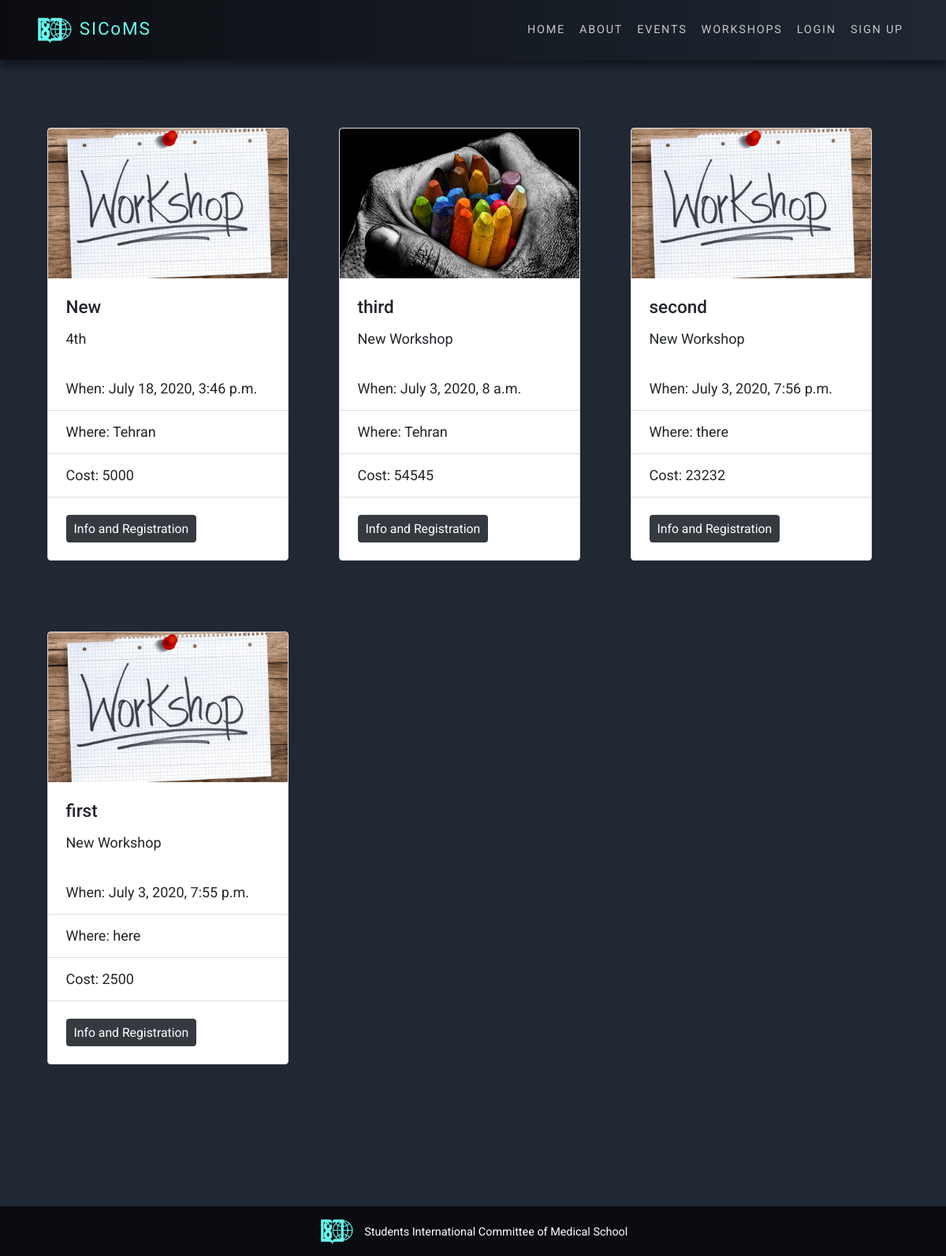
Page /workshops/ on the committed database.
### workshops/models.py (models this page shows, shortened)
class Workshop(models.Model):
    title = models.CharField(max_length=500)
    summary = models.CharField(default="New Workshop", max_length=2000)
    description = models.TextField()
    photo = models.ImageField(default='workshop_default.png',
                              upload_to='workshop_pics')
    when = models.DateTimeField()
    where = models.CharField(max_length=500)
    duration = models.CharField(max_length=50, default="2 hrs")
    cost = models.BigIntegerField()
    date_posted = models.DateTimeField(default=timezone.now)

### workshops/views.py (the view)
# urls.py: path('', views.WorkshopListView.as_view(), name='workshops-home'),
class WorkshopListView(ListView):
    model = Workshop
    context_object_name = 'workshops'
    ordering = ['-date_posted']
    paginate_by = 6

### workshops/templates/workshops/workshop_list.html (shortened to what this page needs)
{% extends "homepage/base.html" %}
{% load static %}
{% block content %}
    {% for workshop in workshops %}
        {% if forloop.first %}<div class="row mb-5">{% endif %}
        <div class="col-md-4 my-3">
            <div class="card" style="width: 17rem;">
                <img class="card-img-top" src="{{ workshop.photo.url }}" alt="Card image cap">
                <div class="card-body">
                  <h5 class="card-title">{{ workshop.title }}</h5>
                  <p class="card-text">{{ workshop.summary }}</p>
                </div>
                <ul class="list-group list-group-flush">
                  <li class="list-group-item">When: {{ workshop.when }}</li>
                  <li class="list-group-item">Where: {{ workshop.where }}</li>
                  <li class="list-group-item">Cost: {{ workshop.cost }}</li>
                </ul>
                <div class="card-body">
                  <a href="{% url 'workshop-detail' workshop.id %}" class="btn btn-dark btn-sm">Info and Registration</a>
                </div>
              </div>
        </div>
        {% if forloop.counter|divisibleby:3 %}</div><div class="row">{% endif %}
        {% if forloop.last %}</div>{% endif %}
    {% endfor %}
{% endblock content %}

### homepage/templates/homepage/base.html (shortened to what this page needs)
{% load static %}
<!DOCTYPE html>
<html lang="en">
<head>
	<link rel="stylesheet" href="{% static 'homepage/css/bootstrap.min.css' %}">
	<link rel="stylesheet" href="{% static 'homepage/css/style.css' %}">
	<link rel="stylesheet" href="{% static 'homepage/css/article-styles.css' %}">
</head>
<body style="background-color: #1f2833;">
		{% block home %}
			<nav class="navbar bg-dark navbar-dark navbar-expand-lg fixed-top">
				<div class="container">
					<a href="{% url 'homepage-home' %}" class="navbar-brand"><img
						src="{% static 'homepage/images/logo_.png' %}" alt="" class="mr-2">SICoMS</a>
					<div class="collapse navbar-collapse" id="navbarResponsive">
						<ul class="navbar-nav ml-auto">
							<li class="nav-item"><a href="{% url 'homepage-home' %}"
								class="nav-link">Home</a></li>
							<li class="nav-item"><a href="{% url 'about-page' %}"
								class="nav-link">About</a></li>
							<li class="nav-item"><a href="{% url 'events-home' %}"
								class="nav-link">Events</a></li>
							<li class="nav-item"><a href="{% url 'workshops-home' %}"
								class="nav-link">Workshops</a></li>
							{% if user.is_authenticated %}
								<li class="nav-item"><a href="{% url 'event-create' %}"
									class="nav-link">New Event</a></li>
								<li class="nav-item"><a href="{% url 'profile' %}"
									class="nav-link">Profile</a></li>
								<li class="nav-item"><img src="{{ user.profile.image.url }}"
									class="rounded-circle article-img" alt=""></li>
								<li class="nav-item"><a href="{% url 'logout' %}"
									class="nav-link">Logout</a></li>
							{% else %}
								<li class="nav-item"><a href="{% url 'login' %}"
									class="nav-link">Login</a></li>
								<li class="nav-item"><a href="{% url 'register' %}"
									class="nav-link">Sign Up</a></li>
							{% endif %}
						</ul>
					</div>
				</div>
			</nav>
		{% endblock home %}
			{% block waste %}
			<main role="main" class="container" style="margin-top: 8rem;">
				{% block content %}{% endblock content %}
			</main>
			{% endblock waste %}
			{% block footer %}
				<footer class="bg-footer" style="margin-top: 9rem;">
					<div class="container">
						<div class="row justify-content-center text-center text-white">
							<div class="col py-2">
								<img src="{% static 'homepage/images/logo_.png' %}" alt="" class="mr-2 d-inline">
								<p class="d-inline">Students International Committee of Medical School</p>
							</div>
						</div>
					</div>
				</footer>
			{% endblock footer %}
</body>
</html>

### homepage/static/homepage/css/style.css (style rules this page uses)
html, body { overflow-x: hidden; height: 100%; width: 100%; font-family: 'Roboto', sans-serif; font-size: large; }
.navbar-brand img { height: 2.6rem; }
a.navbar-brand { color: #66fcf1 !important; text-transform: none !important; }
.navbar { background: linear-gradient(to right, #0b0c10, #1f2833); font-size: .8rem; text-transform: uppercase; letter-spacing: 0.1rem; box-shadow: 0 .5rem .5rem rgba(0, 0, 0, .4); }
.nav-link { color: #c5c6c7 !important; }
.bg-footer { background-color: #0b0c10 !important; }
footer p { font-size: .8rem; }
footer img { height: 2.5rem; }
.row, .container-fluid { margin-left: 0px !important; margin-right: 0px !important; }

### rows in the picture
Workshop: photo (placeholder picture), title "New", summary "4th", when "July 18, 2020, 3:46 p.m.", where "Tehran", cost "5000"
Workshop: photo (picture), title "third", summary "New Workshop", when "July 3, 2020, 8 a.m.", where "Tehran", cost "54545"
Workshop: photo (placeholder picture), title "second", summary "New Workshop", when "July 3, 2020, 7:56 p.m.", where "there", cost "23232"
Workshop: photo (placeholder picture), title "first", summary "New Workshop", when "July 3, 2020, 7:55 p.m.", where "here", cost "2500"
